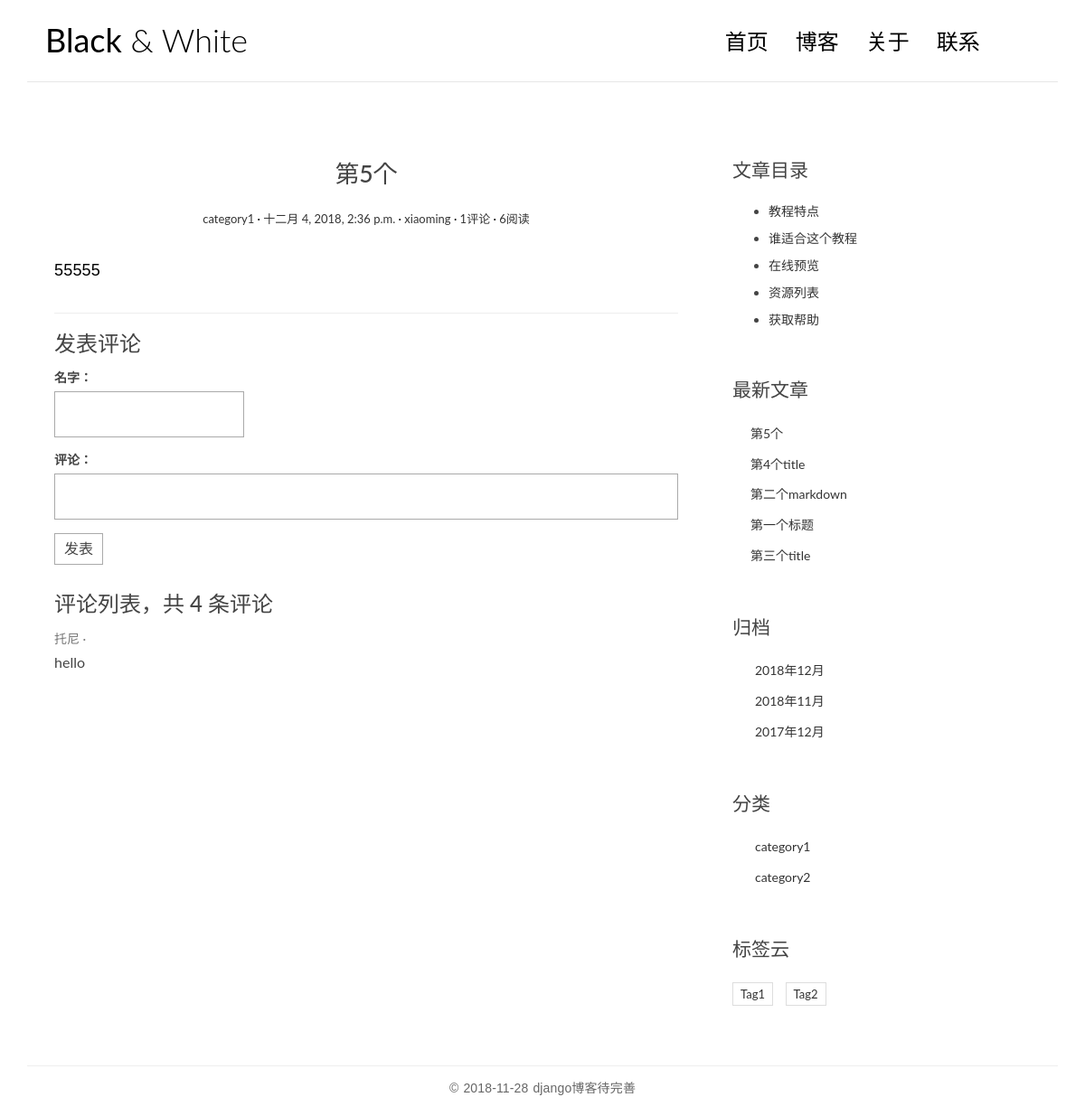
/post/5/, run on the app's committed database.
### blog/models.py (models this page shows, shortened)
class Post(models.Model):
    title = models.CharField(max_length=100,verbose_name='标题')
    body = models.TextField()
    created_time = models.DateTimeField()
    modified_time = models.DateTimeField()
    excerpt = models.CharField(max_length=200,blank=True)
    category = models.ForeignKey(Category,on_delete=models.CASCADE)
    tag = models.ForeignKey(Tag,blank=True,on_delete=models.CASCADE,null=True)
    author = models.ForeignKey(User,on_delete=models.CASCADE)
    views = models.PositiveIntegerField(default=0)
    def increase_views(self):
        self.views +=1
        self.save(update_fields=['views'])
    def get_absolute_url(self):
        return reverse('blog:detail', kwargs={'pk': self.pk})
    class Meta:
        ordering=['-created_time']
    def save(self,*args,**kwargs):
        if not self.excerpt:
            md = markdown.Markdown(extensions=[
                'markdown.extensions.extra',
                'markdown.extensions.codehilite',
            ])
            self.excerpt = strip_tags(md.convert(self.body))[:54]
        super(Post,self).save(*args,**kwargs)

class Category(models.Model):
    name = models.CharField(max_length=100)

class Tag(models.Model):
    name = models.CharField(max_length=100)

### comments/models.py (models this page shows, shortened)
class Comment(models.Model):
    name = models.CharField(max_length=10)
    text = models.CharField(max_length=100)
    create_time = models.DateTimeField(auto_now_add=True)
    post = models.ForeignKey('blog.Post',on_delete=models.CASCADE)

### blog/views.py (the view)
# urls.py: url(r'^post/(?P<pk>[0-9]+)/$',views.detail,name='detail'),
def detail(request,pk):
    post = get_object_or_404(Post,pk=pk)
    post.body = markdown.markdown(post.body,extensions=[
        'markdown.extensions.extra',
        'markdown.extensions.codehilite',
        'markdown.extensions.toc',
    ])
    form = CommentForm()
    comment_list = post.comment_set.all()
    post.increase_views()
    context = {
        'post':post,
        'form':form,
        'comment_list':comment_list
    }
    return render(request,'blog/detail.html',context=context)

### comments/forms.py
class CommentForm(forms.ModelForm):
    class Meta:
        model = Comment
        fields = ['name','text']

### blog/templatetags/blog_tags.py (called while the page is built)
@register.simple_tag
def get_recent_posts(num=5):
    return Post.objects.all().order_by('-created_time')[:num]

@register.simple_tag
def archives():
    return Post.objects.all().dates('created_time','month',order='DESC')

@register.simple_tag
def get_categories():
    return Category.objects.all()

@register.simple_tag
def get_tags():
    return Tag.objects.all()

### templates/blog/detail.html (shortened to what this page needs)
{% extends "base.html" %}
{% block main %}
  <article class="post post-{{ post.pk }}">
        <header class="entry-header">
            <h1 class="entry-title">{{ post.title }}</h1>
            <div class="entry-meta">
                <span class="post-category"><a href="#">{{ post.category.name }}</a></span>
                <span class="post-date"><a href="#"><time class="entry-date"
                                                          datetime="{{ post.created_time }}">{{ post.created_time }}</time></a></span>
                <span class="post-author"><a href="#">{{ post.author }}</a></span>
                <span class="comments-link"><a href="#">{{ post.comment_set.count }}评论</a></span>
                <span class="views-count"><a href="#">{{ post.views }}阅读</a></span>
            </div>
        </header>
        <div class="entry-content clearfix">
            {{ post.body|safe }}
        </div>
    </article>
    <section class="comment-area" id="comment-area">
        <hr>
        <h3>发表评论</h3>
        <form action="{% url 'comments:post_comment' post.pk %}" method="post" class="comment-form">
                <div class="row">
                    <div class="col-md-4">
                        <label for="{{ form.name.id_for_label }}">名字：</label>
                        {{ form.name }}
                    </div>
                    <div class="col-md-12">
                        <label for="{{ form.comment.id_for_label }}">评论：</label>
                        {{ form.text }}
                        <button type="submit" class="comment-btn">发表</button>
                    </div>
                </div>
        </form>
        <div class="comment-list-panel">
                <h3>评论列表，共 <span>4</span> 条评论</h3>
                <ul class="comment-list list-unstyled">
                    {% for comment in comment_list %}
                    <li class="comment-item">
                        <span class="nickname">{{ comment.name}}</span>
                        <div class="text">
                            {{ comment.text }}
                        </div>
                    </li>
                    {% empty %}
                    暂无评论
                    {% endfor %}
                </ul>
            </div>
        </section>
{% endblock main %}
{% block toc %}
    <div class="widget widget-content">
        <h3 class="widget-title">文章目录</h3>
        <ul>
            <li>
                <a href="#">教程特点</a>
            </li>
            <li>
                <a href="#">谁适合这个教程</a>
            </li>
            <li>
                <a href="#">在线预览</a>
            </li>
            <li>
                <a href="#">资源列表</a>
            </li>
            <li>
                <a href="#">获取帮助</a>
            </li>
        </ul>
    </div>
{% endblock toc %}

### templates/base.html (shortened to what this page needs)
{% load staticfiles %}
{% load blog_tags %}
<!DOCTYPE html>
<html>
<head>
    <link rel="stylesheet" href="http://code.ionicframework.com/ionicons/2.0.1/css/ionicons.min.css">
    <link rel="stylesheet" href="{% static 'blog/css/bootstrap.min.css'%}">
    <link rel="stylesheet" href="{% static 'blog/css/pace.css' %}">
    <link rel="stylesheet" href="{% static 'blog/css/custom.css'%}">
</head>
<body>
<div class="container">
    <header id="site-header">
        <div class="row">
            <div class="col-md-4 col-sm-5 col-xs-8">
                <div class="logo">
                    <h1><a href="{% url 'blog:index' %}"><b>Black</b> &amp; White</a></h1>
                </div>
            </div>
            <div class="col-md-8 col-sm-7 col-xs-4">
                <nav class="main-nav" role="navigation">
                    <div class="collapse navbar-collapse" id="bs-example-navbar-collapse-1">
                        <ul class="nav navbar-nav navbar-right">
                            <li class="cl-effect-11"><a href="{% url 'blog:index' %}" data-hover="首页">首页</a></li>
                            <li class="cl-effect-11"><a href="full-width.html" data-hover="博客">博客</a></li>
                            <li class="cl-effect-11"><a href="about.html" data-hover="关于">关于</a></li>
                            <li class="cl-effect-11"><a href="contact.html" data-hover="联系">联系</a></li>
                        </ul>
                    </div>
                </nav>
            </div>
        </div>
    </header>
</div>
<div class="content-body">
    <div class="container">
        <div class="row">
            <main class="col-md-8">
                {% block main %}
                {% endblock main %}
            </main>
            <aside class="col-md-4">
                {% block toc %}
                {% endblock toc %}
                <div class="widget widget-recent-posts">
                    <h3 class="widget-title">最新文章</h3>
                    {% get_recent_posts as recent_post_list %}
                    <ul>
                        {% for post in recent_post_list %}
                        <li>
                            <a href="{{ post.get_absolute_url }}">{{ post.title }}</a>
                        </li>
                        {% empty %}
                            暂无文章
                        {% endfor %}
                    </ul>
                </div>
                <div class="widget widget-archives">
                    <h3 class="widget-title">归档</h3>
                    {% archives as date_list %}
                    <ul>
                        {% for date in date_list %}
                        <li>
                            <a href="{% url 'blog:archives' date.year date.month %}">{{ date.year }}年{{ date.month }}月</a>
                        </li>
                        {% empty %}
                            暂无归档
                        {% endfor %}
                    </ul>
                </div>
                <div class="widget widget-category">
                    <h3 class="widget-title">分类</h3>
                    {% get_categories as category_list %}
                    <ul>
                        {% for category in category_list %}
                        <li>
                            <a href="{% url 'blog:category' category.pk %}">
                                {{ category.name }}
                            </a>
                        </li>
                        {% empty %}
                        暂无分类！
                        {% endfor %}
                    </ul>
                </div>
                <div class="widget widget-tag-cloud">
                    <h3 class="widget-title">标签云</h3>
                    {% get_tags as tag_list %}
                    <ul>
                        {% for tag in tag_list %}
                        <li>
                            <a href="{% url 'blog:tag' tag.pk %}">{{ tag.name }}</a>
                        </li>
                        {% empty %}
                        暂无标签
                        {% endfor %}
                    </ul>
                </div>
            </aside>
        </div>
    </div>
</div>
<footer id="site-footer">
    <div class="container">
        <div class="row">
            <div class="col-md-12">
                <p class="copyright">&copy 2018-11-28 django博客待完善 </p>
            </div>
        </div>
    </div>
</footer>
</body>
</html>

### blog/static/blog/css/custom.css (style rules this page uses)
* { outline: none; }
h1, h2, h3, h4, h5, h6 { margin-top: 0; }
b { font-weight: 400; }
a { color: #333; }
body { color: #444; font-family: 'Lato', sans-serif; }
p { font-family: 'Ubuntu', sans-serif; font-weight: 400; word-spacing: 1px; letter-spacing: 0.01em; }
#site-header { background-color: #FFF; padding: 25px 20px; margin-bottom: 40px; border-bottom: 1px solid #e7e7e7; }
.logo h1 a { color: #000; }
.logo h1 { margin: 0; font-family: 'Lato', sans-serif; font-weight: 300; }
.main-nav { margin-top: 11px; max-width: 95%; }
.main-nav a { color: #000000 !important; padding: 0 0 5px 0 !important; margin-right: 30px; font-family: 'Lato', sans-serif; font-weight: 300; font-size: 24px; }
.cl-effect-11 a { padding: 10px 0; color: #0972b4; text-shadow: none; }
.cl-effect-11 a::before { position: absolute; top: 0; left: 0; overflow: hidden; padding: 0 0 5px 0 !important; max-width: 0; border-bottom: 1px solid #000; color: #000; content: attr(data-hover); white-space: nowrap; -webkit-transition: max-width 0.5s; -moz-transition: max-width 0.5s; transition: max-width 0.5s; }
.content-body { padding-bottom: 4em; }
.post { background: #fff; padding: 30px 30px 0; }
.entry-title { text-align: center; font-size: 1.9em; margin-bottom: 20px; line-height: 1.6; padding: 10px 20px 0; }
.entry-meta { text-align: center; color: #DDDDDD; font-size: 13px; margin-bottom: 30px; }
.entry-content { font-size: 18px; line-height: 1.9; font-weight: 300; color: #000; }
.post-category::after, .post-date::after, .post-author::after, .comments-link::after { content: ' ·'; color: #000; }
.widget { background: #fff; padding: 30px 0 0; }
.widget-title { font-size: 1.5em; margin-bottom: 20px; line-height: 1.6; padding: 10px 0 0; font-weight: 400; }
.widget-recent-posts ul { padding: 0; margin: 0; padding-left: 20px; }
.widget-recent-posts ul li { list-style-type: none; position: relative; line-height: 170%; margin-bottom: 10px; }
.widget-recent-posts ul li::before { content: '\f3d3'; font-family: "Ionicons"; position: absolute; left: -17px; top: 3px; font-size: 16px; color: #000; }
.widget-archives ul { padding: 0; margin: 0; padding-left: 25px; }
.widget-archives ul li { list-style-type: none; position: relative; line-height: 170%; margin-bottom: 10px; }
.widget-archives ul li::before { content: '\f3f3'; font-family: "Ionicons"; position: absolute; left: -25px; top: 1px; font-size: 16px; color: #000; }
.widget-category ul { padding: 0; margin: 0; padding-left: 25px; }
.widget-category ul li { list-style-type: none; position: relative; line-height: 170%; margin-bottom: 10px; }
.widget-category ul li::before { content: '\f3fe'; font-family: "Ionicons"; position: absolute; left: -25px; top: 1px; font-size: 18px; color: #000; }
.widget-tag-cloud ul { padding: 0; margin: 0; margin-right: -10px; }
.widget-tag-cloud ul li { list-style-type: none; font-size: 13px; display: inline-block; margin-right: 10px; margin-bottom: 10px; padding: 3px 8px; border: 1px solid #ddd; }
.widget-content ul li { margin-bottom: 10px; }
#site-footer { padding-top: 10px; padding: 0 0 1.5em 0; }
.copyright { text-align: center; padding-top: 1em; margin: 0; border-top: 1px solid #eee; color: #666; }
.contact-form input, .comment-form input { border: 1px solid #aaa; margin-bottom: 15px; width: 100%; padding: 15px 15px; font-size: 16px; line-height: 100%; transition: 0.4s border-color linear; }
.comment-area { padding: 0 30px 0; }
.comment-form { margin-top: 15px; }
.comment-form .comment-btn { background-color: #fff; border: 1px solid #aaa; font-size: 16px; padding: 5px 10px; }
.comment-list-panel { margin-top: 30px; }
.comment-list { margin-top: 15px; }
.comment-item .nickname, .comment-item .submit-date { color: #777; font-size: 14px; }
.comment-item .nickname:after { content: ' ·'; }
.comment-item .text { padding-top: 5px; font-size: 16px; }

### data on the page
Post: title "第5个", category.name "category1", created_time "十二月 4, 2018, 2:36 p.m.", author "xiaoming", comment_set.count "1", views "6", body "55555"
Comment: name "托尼", text "hello"
Post: title "第4个title"
Post: title "第二个markdown"
Post: title "第一个标题"
Post: title "第三个title"
Category: name "category1"
Category: name "category2"
Tag: name "Tag1"
Tag: name "Tag2"

### other printed values
{{ date.year }} "2018" "2018" "2017"
{{ date.month }} "12" "11" "12"
